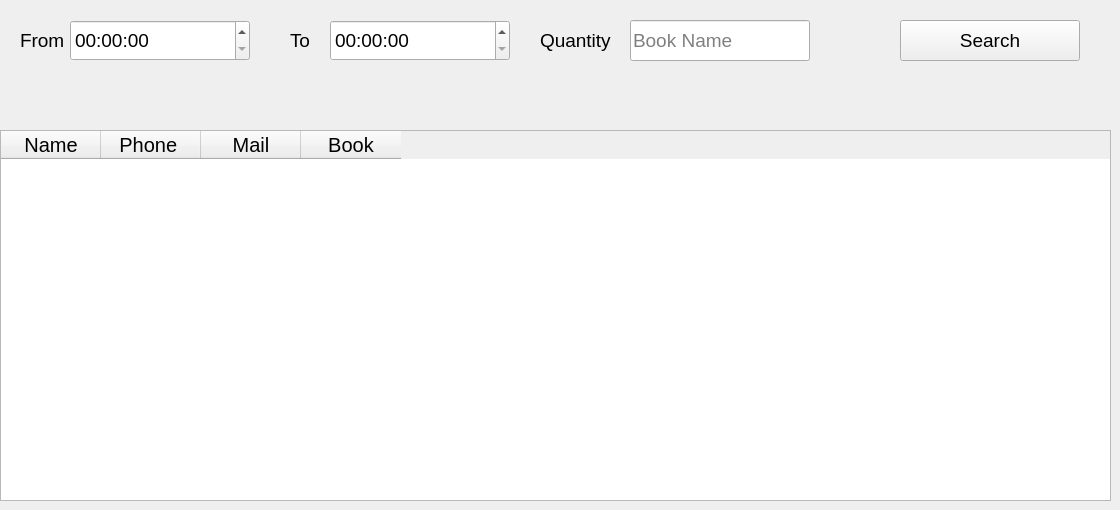
      <widget class="QWidget" name="tab_11">
       <attribute name="title">
        <string>Client Report</string>
       </attribute>
       <widget class="QTableWidget" name="tableWidget_6">
        <property name="geometry">
         <rect>
          <x>0</x>
          <y>130</y>
          <width>1111</width>
          <height>371</height>
         </rect>
        </property>
        <property name="font">
         <font>
          <pointsize>14</pointsize>
          <weight>50</weight>
          <italic>false</italic>
          <bold>false</bold>
         </font>
        </property>
        <column>
         <property name="text">
          <string>Name</string>
         </property>
         <property name="font">
          <font>
           <pointsize>15</pointsize>
          </font>
         </property>
         <property name="textAlignment">
          <set>AlignCenter</set>
         </property>
        </column>
        <column>
         <property name="text">
          <string>Phone </string>
         </property>
         <property name="font">
          <font>
           <pointsize>15</pointsize>
          </font>
         </property>
         <property name="textAlignment">
          <set>AlignCenter</set>
         </property>
        </column>
        <column>
         <property name="text">
          <string>Mail</string>
         </property>
         <property name="font">
          <font>
           <pointsize>15</pointsize>
          </font>
         </property>
         <property name="textAlignment">
          <set>AlignCenter</set>
         </property>
        </column>
        <column>
         <property name="text">
          <string>Book</string>
         </property>
         <property name="font">
          <font>
           <pointsize>15</pointsize>
          </font>
         </property>
         <property name="textAlignment">
          <set>AlignCenter</set>
         </property>
        </column>
       </widget>
       <widget class="QTimeEdit" name="timeEdit_5">
        <property name="geometry">
         <rect>
          <x>330</x>
          <y>20</y>
          <width>180</width>
          <height>41</height>
         </rect>
        </property>
        <property name="font">
         <font>
          <family>Segoe UI</family>
          <pointsize>14</pointsize>
         </font>
        </property>
       </widget>
       <widget class="QLineEdit" name="lineEdit_9">
        <property name="geometry">
         <rect>
          <x>630</x>
          <y>20</y>
          <width>180</width>
          <height>41</height>
         </rect>
        </property>
        <property name="font">
         <font>
          <family>Segoe UI</family>
          <pointsize>14</pointsize>
         </font>
        </property>
        <property name="placeholderText">
         <string>Book Name</string>
        </property>
       </widget>
       <widget class="QLabel" name="label_15">
        <property name="geometry">
         <rect>
          <x>20</x>
          <y>20</y>
          <width>51</width>
          <height>41</height>
         </rect>
        </property>
        <property name="font">
         <font>
          <family>Segoe UI</family>
          <pointsize>14</pointsize>
         </font>
        </property>
        <property name="text">
         <string>From</string>
        </property>
       </widget>
       <widget class="QLabel" name="label_16">
        <property name="geometry">
         <rect>
          <x>290</x>
          <y>20</y>
          <width>31</width>
          <height>41</height>
         </rect>
        </property>
        <property name="font">
         <font>
          <family>Segoe UI</family>
          <pointsize>14</pointsize>
         </font>
        </property>
        <property name="text">
         <string>To</string>
        </property>
       </widget>
       <widget class="QLabel" name="label_17">
        <property name="geometry">
         <rect>
          <x>540</x>
          <y>20</y>
          <width>81</width>
          <height>41</height>
         </rect>
        </property>
        <property name="font">
         <font>
          <family>Segoe UI</family>
          <pointsize>14</pointsize>
         </font>
        </property>
        <property name="text">
         <string>Quantity</string>
        </property>
       </widget>
       <widget class="QPushButton" name="pushButton_13">
        <property name="geometry">
         <rect>
          <x>900</x>
          <y>20</y>
          <width>180</width>
          <height>41</height>
         </rect>
        </property>
        <property name="font">
         <font>
          <pointsize>14</pointsize>
         </font>
        </property>
        <property name="text">
         <string>Search</string>
        </property>
       </widget>
       <widget class="QTimeEdit" name="timeEdit_8">
        <property name="geometry">
         <rect>
          <x>70</x>
          <y>20</y>
          <width>180</width>
          <height>41</height>
         </rect>
        </property>
        <property name="font">
         <font>
          <family>Segoe UI</family>
          <pointsize>14</pointsize>
         </font>
        </property>
       </widget>
      </widget>
